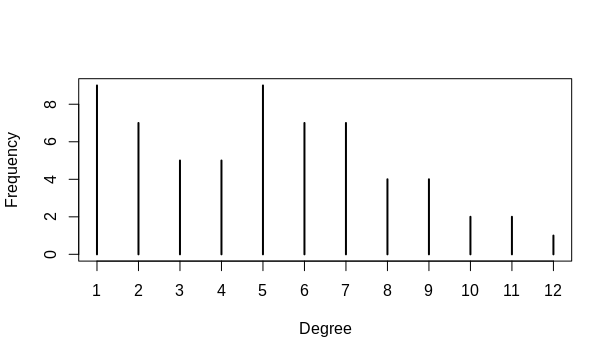

Write the R code that produced this figure.
library(igraph)
G2=read.csv("/home/kapil/desktop/study material notes/6TH SEM/Social Network Analysis/lab/assignment-3/real_world_networks/dolphin.csv")
a=data.frame(G2)
G=graph_from_data_frame(a)
t = table(degree(G))
plot(t , xlab="Degree", ylab="Frequency")
